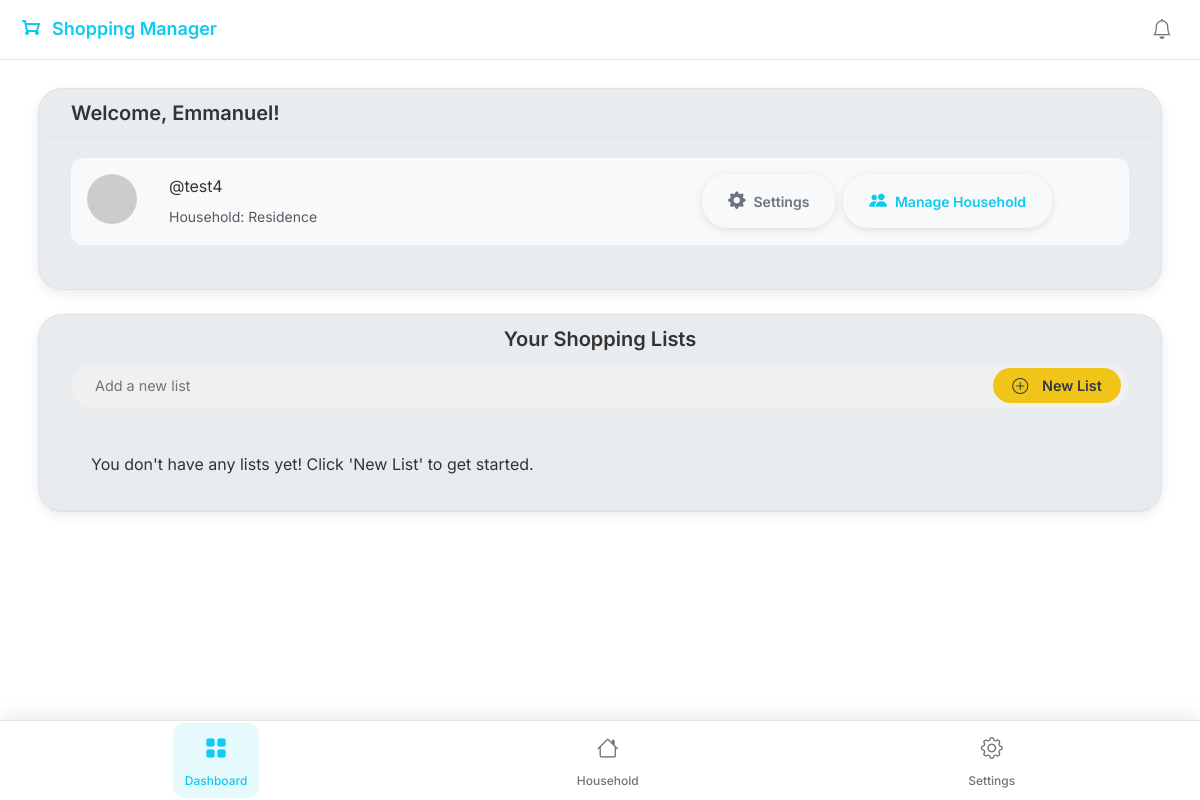
Before: /dashboard (signed in) with the older database file.
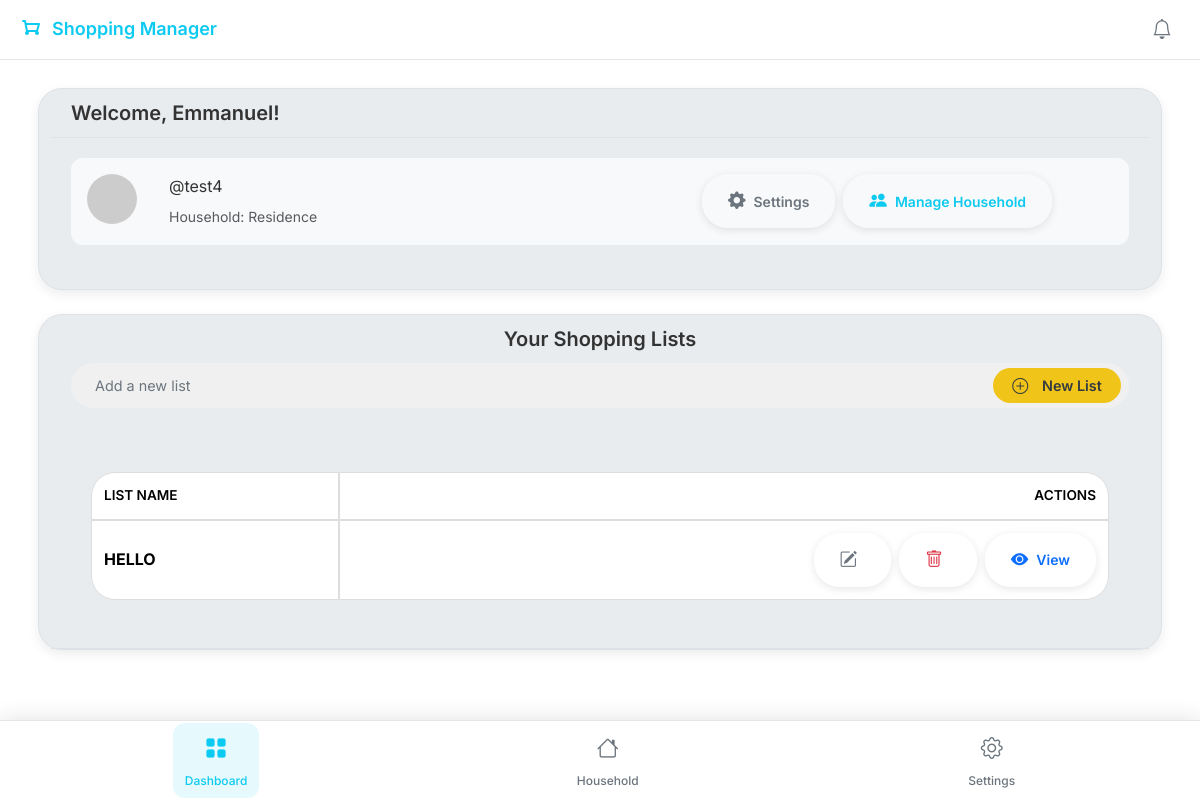
After: the same page with the newer database file.
### app/models.py (models this page shows, shortened)
class ShoppingList(db.Model):
    __tablename__ = 'shoppinglists'
    id = db.Column(db.Integer, primary_key=True)
    name = db.Column(db.String(100), nullable=False)
    household_id = db.Column(db.Integer, db.ForeignKey('households.id'), nullable=True)
    created_by_user_id = db.Column(db.Integer, db.ForeignKey('users.id'), nullable=False)
    created_at = db.Column(
    db.DateTime(timezone=True),
    default=lambda: datetime.now(tz)
    )
    items_count = db.Column(db.Integer, default=0)
    purchased_items_count = db.Column(db.Integer, default=0)
    items = db.relationship('ListItem', backref='shopping_list', lazy=True, cascade="all, delete-orphan")

### app/routes.py (the view)
@main.route('/dashboard')
@login_required
def dashboard():
    new_list_form = ShoppingListForm()
    household_id = current_user.household_id
    if not household_id:
        flash("You must join or create a household first.", "warning")
        return redirect(url_for('household_bp.setup'))
    household = HouseholdModel.query.get(household_id)
    if not household:
        flash("Household not found.", "danger")
        return redirect(url_for('main.dashboard'))
    is_admin = (current_user.id == household.admin_id)
    all_household_lists = ShoppingListModel.query.filter_by(
        household_id=household_id
    ).order_by(
        ShoppingListModel.created_at.desc()
    ).all()
    return render_template(
        'dashboard.html',
        title=f"Dashboard - {household.name}",
        household=household,
        lists=all_household_lists,
        is_admin=is_admin,
        new_list_form=new_list_form
    )

### app/shopping_lists/forms.py
class ShoppingListForm(FlaskForm):
    name = StringField('List Name', validators=[DataRequired()])
    submit = SubmitField('Create List')

### templates/dashboard.html (shortened to what the changed rows need)
{% extends "base.html" %}
{% block content %}
<div class="container mt-2">
    <div class="row">
        <div class="card sm-card mb-4">
            <div class="card-header">
                <div class="list-header-controls">
                    <h2 class="h4 list-header-title">Your Shopping Lists</h2>
                </div>
                <div class="card-body">
                    {% if lists %}
                    <div class="table-container">
                        <table class="table align-middle rounded-table" id="shoppingListsTable">
                            <thead>
                                <tr>
                                    <th scope="col">List Name</th>
                                    <th scope="col" class="text-end">Actions</th>
                                </tr>
                            </thead>
                            <tbody>
                                {% for list in lists %}
                                <tr id="list-row-{{ list.id }}">
                                    <td>
                                        <strong>{{ list.name }}</strong>
                                    </td>
                                    <td class="text-end">
                                        <div class="d-flex flex-wrap justify-content-end gap-2">
                                            <a href="{{ url_for('shoppinglist_bp.edit_list', list_id=list.id) }}"
                                            class="btn btn-sm btn-outline-secondary" title="Edit List Name" id="eeditbtn">
                                            <i class="bi bi-pencil-square"></i>
                                            </a>
                                            <button type="submit"
                                                class="btn btn-sm btn-outline-danger delete-list-btn"
                                                title="Delete List"
                                                data-bs-toggle="modal"
                                                data-bs-target="#confirmModal"
                                                data-modal-title="Confirm List Deletion"
                                                data-modal-body="Are you sure you want to delete the list '{{ list.name | escape }}' and all its items? This cannot be undone."
                                                data-modal-confirm-text="Delete List"
                                                data-action-url="{{ url_for('shoppinglist_bp.delete_list', list_id=list.id) }}"
                                                data-target-element-selector="#list-row-{{ list.id }}"
                                                data-redirect-url="{{ url_for('main.dashboard') }}">
                                            <i class="bi bi-trash"></i>
                                            </button>
                                            <a href="{{ url_for('shoppinglist_bp.view_list', list_id=list.id) }}"
                                            class="btn btn-sm btn-outline-primary">
                                            <i class="bi bi-eye-fill"></i> <span class="d-none d-sm-inline">View</span>
                                            </a>
                                        </div>
                                    </td>
                                </tr>
                                {% endfor %}
                            </tbody>
                        </table>
                    </div>
                    {% else %}
                    <div>
                        <p class="card-text">You don't have any lists yet! Click 'New List' to get started.</p>
                    </div>
                    {% endif%}
                </div>
            </div>
        </div>
    </div>
</div>
{% endblock %}

Changed rows visible on the page:
added ShoppingList: name "HELLO"
Other visible differences:
text no longer shown: "You don't have any lists yet! Click 'New List' to get started."
text now shown: "LIST NAME ACTIONS"
